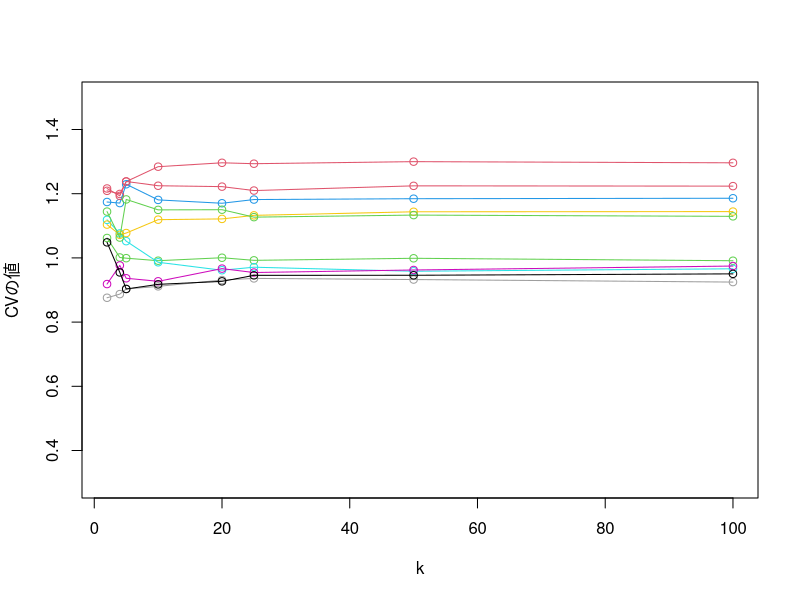

The R source for this figure:
# Clear environment
rm(list = ls())

# Setting Japanese font (for MacOSX)
# par(family= "HiraKakuProN-W3")

# Chapter3 e.g.40
# k-fold クロスバリデーション（CV）の実装。
# サンプル全体をk個のグループに分ける。
# うち1グループをテストデータとして確保し、残りを訓練データとして用いて、
# 線形回帰の回帰係数推定値を計算する。
# ここで計算された回帰係数推定値を用いて、
# テストデータにおける応答変数推定値y_hatと実際の応答変数値yのRSSを計算する。
# その処理をテストデータとして用いるグループを変えることでk回行い、
# k回分のRSS値の和を総サンプル数nで標準化した値を最終結果として返す。
cv_linear <- function(X, y, k) {
  n <- length(y)
  m <- n / k # 各グループのサンプル数
  S <- 0 # RSS和
  for (j in 1:k) {
    test <- ((j - 1) * m + 1):(j * m) # テストデータグループの選択
    beta <- solve(t(X[-test, ]) %*% X[-test, ]) %*% t(X[-test, ]) %*% y[-test] # 回帰係数推定値の計算
    e <- y[test] - X[test, ] %*% beta # 残差y - y_hatを計算
    S <- S + drop(t(e) %*% e) # eの各要素の二乗和を計算し、スカラー値に変換してからSに加える。
  }
  return(S/n)
}

# k-fold CVのk値を変えての比較。
# サンプル数100。
# 説明変数X[, c(2:6)]は5個の要素からなる。
# （X[, 1]には、線形回帰式の切片項を計算するための値である1が入る）
# 応答変数yの正解値は、X %*% beta + epsで生成させる。
# 誤差epsの各要素はN(0, 1)でランダムに与える。
# 係数betaの各要素はN(0, 1)でランダムに与える。
# この状況下でkの値を2:100の間で動かし（kは100の約数のみ有効とする）、
# k-fold CVを行って、その結果をプロットし線で結ぶ。
# この試行は10回行い、色を変えて10回分の結果をプロットさせることとする。
n <- 100
p <- 5
plot(0, 0,
     xlab = "k",
     ylab = "CVの値",
     xlim = c(2, n),
     ylim = c(0.3, 1.5),
     type = "n")
for (j in 2:11) {
  X <- matrix(rnorm(n * p), ncol = p); X <- cbind(1, X)
  beta <- rnorm(p + 1)
  eps <- rnorm(n)
  y <- X %*% beta + eps
  U <- NULL
  V <- NULL
  for (k in 2:n) {
    if (n %% k == 0) {
      U <- c(U, k)
      V <- c(V, cv_linear(X, y, k))
    }
  }
  points(U, V, col = j)
  lines(U, V, col = j)
}
